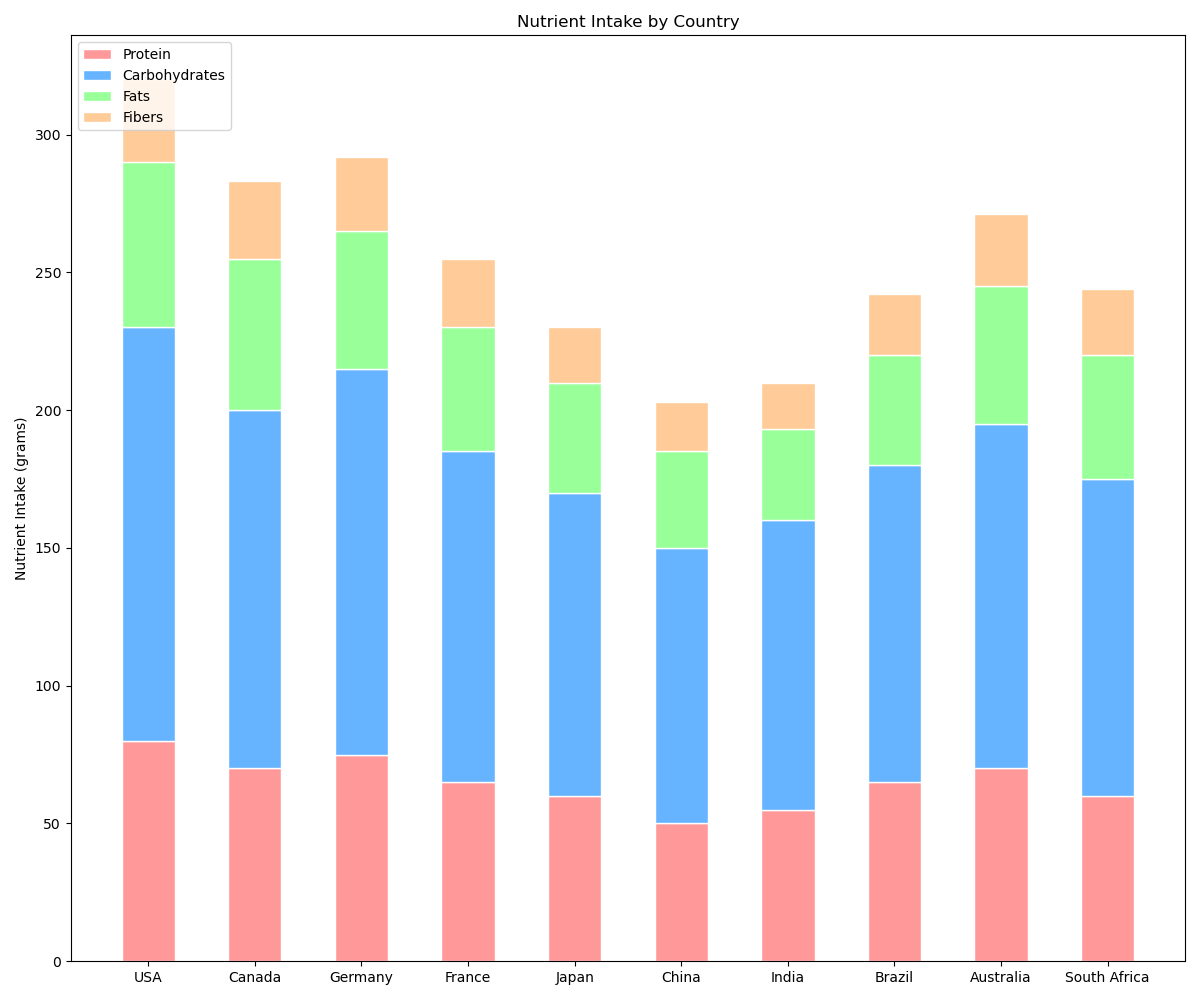

Reproduce this figure in Python.

import matplotlib.pyplot as plt

# Data
countries = ['USA', 'Canada', 'Germany', 'France', 'Japan', 'China', 'India', 'Brazil', 'Australia', 'South Africa']
protein = [80, 70, 75, 65, 60, 50, 55, 65, 70, 60]
carbohydrates = [150, 130, 140, 120, 110, 100, 105, 115, 125, 115]
fats = [60, 55, 50, 45, 40, 35, 33, 40, 50, 45]
fibers = [30, 28, 27, 25, 20, 18, 17, 22, 26, 24]

# Colors for each nutrient
colors = ['#ff9999','#66b3ff','#99ff99','#ffcc99']

# Figure size
plt.figure(figsize=(12, 10))

# Bar widths (change to height for vertical bars)
bar_width = 0.5

# Plotting
plt.bar(countries, protein, color=colors[0], edgecolor='white', width=bar_width, label='Protein')
plt.bar(countries, carbohydrates, bottom=protein, color=colors[1], edgecolor='white', width=bar_width, label='Carbohydrates')
plt.bar(countries, fats, bottom=[protein[i] + carbohydrates[i] for i in range(len(fats))], color=colors[2], edgecolor='white', width=bar_width, label='Fats')
plt.bar(countries, fibers, bottom=[protein[i] + carbohydrates[i] + fats[i] for i in range(len(fibers))], color=colors[3], edgecolor='white', width=bar_width, label='Fibers')

# Labels and Title
plt.ylabel('Nutrient Intake (grams)')
plt.title('Nutrient Intake by Country')
plt.legend(loc='upper left')

# Display the plot
plt.tight_layout()
plt.show()
